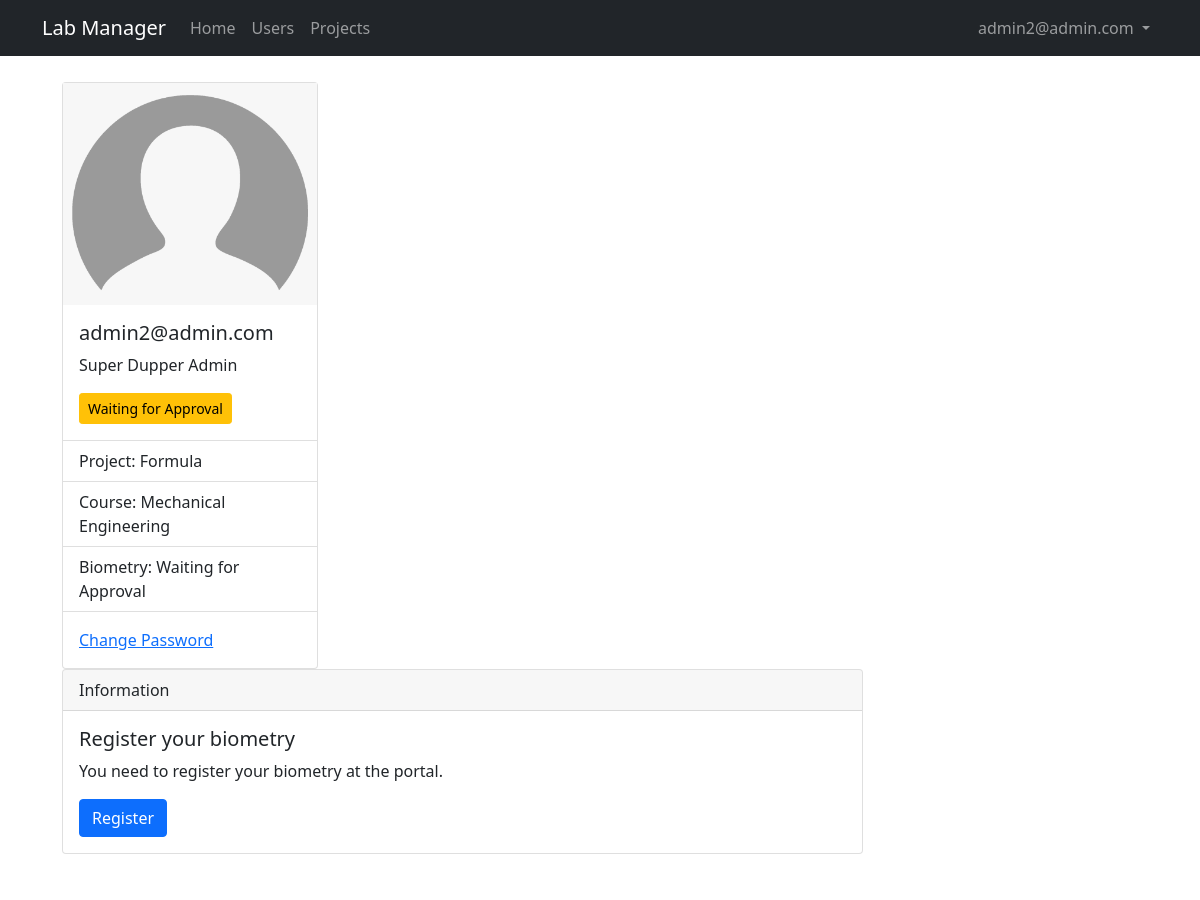
The app's page / (signed in) with its own data.
### lab_manager/models.py (models this page shows, shortened)
class User(db.Model, UserMixin):
    id = db.Column(db.Integer, primary_key = True)
    email = db.Column(db.String(50), unique = True)
    name = db.Column(db.String(150))
    password = db.Column(db.String(128))
    date_created = db.Column(db.DateTime, default = datetime.utcnow)
    biometry = db.Column(db.Boolean, default = False, nullable = False)
    project = db.Column(db.Integer, db.ForeignKey('project.id'), nullable = False)
    grr = db.Column(db.Integer, unique = True)
    course = db.Column(db.String(50))
    approved_by = db.Column(db.Integer)
    date_approved = db.Column(db.DateTime, default = datetime.utcnow)
    approved = db.Column(db.Boolean, default = False, nullable = False)
    admin = db.Column(db.Boolean, default = False, nullable = False)

### lab_manager/main/routes.py (the view)
@main.route("/")
@login_required
def home():
    return render_template('users/profile.jinja2', title = "Home", user=current_user)

### lab_manager/__init__.py (called while the page is built)
def create_app(config_class=Config):
    app = Flask(__name__)
    app.config.from_object(Config)
    db.init_app(app)
    from lab_manager.main.routes import main
    app.register_blueprint(main)
    from lab_manager.users.routes import users
    app.register_blueprint(users)
    from lab_manager.admin.routes import admin
    app.register_blueprint(admin)
    from .models import User, Project
    initialize_database(app)
    login_manager.init_app(app)
    @login_manager.user_loader
    def load_user(id):
        return User.query.get(int(id))
    return app

### lab_manager/templates/users/profile.jinja2 (shortened to what this page needs)
{% extends "./layout.jinja2" %}
{% block content %}
<div class="container">
    <div class="row">
        <div class="col">
            <div class="card" style="width: 16rem;">
            <img class="img-fluid" src="{{ url_for('static', filename='img/default_user.png')}}" class="card-img-top" alt="Profile Picture">
            <div class="card-body">
                <h5 class="card-title">{{ user.email }}</h5>
                <p class="card-text">{{ user.name }}</p>
                {% if not user.approved %} <button type="button" class="btn btn-warning btn-sm" data-bs-toggle="modal" data-bs-target="#approval_info">Waiting for Approval</button> {% else %} <button type="button" class="btn btn-success btn-sm">Approved</button> {% endif %}
            </div>
            <ul class="list-group list-group-flush">
                <li class="list-group-item">Project: {{ user.project }}</li>
                <li class="list-group-item">Course: {% if not user.course %} <a href="">Enter Course</a> {% else %} {{ user.course }} {% endif %}</li>
                <li class="list-group-item">Biometry: {% if not user.approved %} Waiting for Approval {% else %} {% if not user.biometry %} <a href="">Create Biometry</a> {% else %} Biometry registered {% endif %} {% endif %} </li>
            </ul>
            <div class="card-body">
                <a href="#" class="card-link">Change Password</a>
            </div>
            </div>
        </div>
        <div class="col-9">
            {% if not user.approved and not user.admin %}
            <div class="card mb-3">
                <div class="card-header">
                    Information
                </div>
                <div class="card-body">
                    <h5 class="card-title">Your account need to be approved</h5>
                    <p class="card-text">To get your account approved, please contact a project manager. You will not be able to register your biometry before that.</p>
                </div>
            </div>
            {% elif not user.biometry %}
            <div class="card mb-3">
                <div class="card-header">
                    Information
                </div>
                <div class="card-body">
                    <h5 class="card-title">Register your biometry</h5>
                    <p class="card-text">You need to register your biometry at the portal.</p>
                    <a href="#" class="btn btn-primary">Register</a>
                </div>
            </div>
            {% endif %}
        </div>
    </div>
</div>
{% endblock content %}

### lab_manager/templates/layout.jinja2 (shortened to what this page needs)
<!DOCTYPE html>
<html lang="en">
<head>
    <link href="https://cdn.jsdelivr.net/npm/bootstrap@5.1.3/dist/css/bootstrap.min.css" rel="stylesheet">
    <link rel="stylesheet" type="text/css" href="https://cdn.datatables.net/1.10.25/css/dataTables.bootstrap5.css">
    <link rel="stylesheet" href="https://cdn.jsdelivr.net/npm/bootstrap-icons@1.8.1/font/bootstrap-icons.css">
    <link rel="stylesheet" type="text/css" href="{{ url_for('static', filename='main.css') }}">
</head>
<body>
    <nav class="navbar navbar-expand-md navbar-dark bg-dark">
        <div class="container">
            <a class="navbar-brand mr-4" href="/">Lab Manager</a>
            <div class="collapse navbar-collapse" id="navbar">
                <div class="navbar-nav me-auto mb-2 mb-lg-0">
                    <a href="/" class="nav-item nav-link">Home</a>
                    {% if user.is_authenticated and user.admin==True %}
                        <a href="{{url_for('admin.users')}}" class="nav-item nav-link">Users</a>
                        <a href="{{url_for('admin.projects')}}" class="nav-item nav-link">Projects</a>
                    {% endif %}
                </div>
                <div class="navbar-nav">
                    {% if user.is_authenticated and user.admin==False %}
                        <li class="nav-item dropdown">
                            <a class="nav-link dropdown-toggle" href="#" id="navbarDropdown" role="button" data-bs-toggle="dropdown" aria-expanded="false"> {{user.email}} </a>
                            <ul class="dropdown-menu dropdown-menu-end" aria-labelledby="navbarDropdown">
                                <li><a class="dropdown-item" href="{{url_for('users.profile')}}">Profile</a></li>
                                <li><hr class="dropdown-divider"></li>
                                <li><a class="dropdown-item" href="{{url_for('users.logout')}}">Logout</a></li>
                            </ul>
                        </li>
                    {% elif user.is_authenticated and user.admin==True %}
                        <li class="nav-item dropdown">
                            <a class="nav-link dropdown-toggle" href="#" id="navbarDropdown" role="button" data-bs-toggle="dropdown" aria-expanded="false"> {{user.email}} </a>
                        </li>
                    {% else %}
                        <a href="{{url_for('users.login')}}" class="nav-item nav-link">Login</a>
                        <a href="{{url_for('users.register')}}" class="nav-item nav-link">Sign Up</a>
                    {% endif %}
                </div>
            </div>
        </div>
    </nav>
    <main class="container full-page" role="main">
        {% block content %}{% endblock content %}
    </main>
</body>
</html>

### lab_manager/static/main.css (style rules this page uses)
.full-page { background: #ffffff; padding: 10px 20px; margin-bottom: 20px; margin-top: 1rem; }

### records on screen
User: email "admin2@admin.com", name "Super Dupper Admin", project "Formula", course "Mechanical Engineering"
